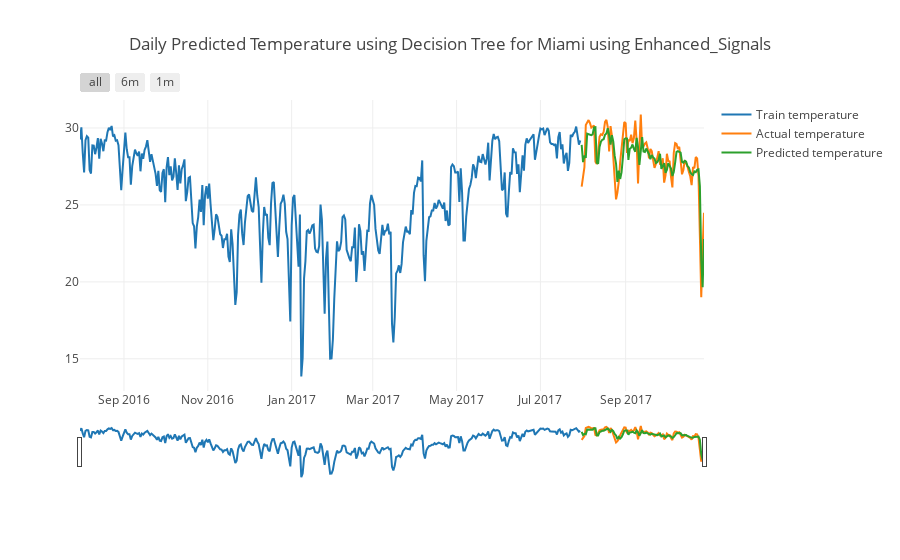

Source (notebook cell):
### Code cell
# Plotting the training data for past year, Actual/test data and predicted temperature - Decision Tree
fig = charter_helper_prediction(f"Daily Predicted Temperature using Decision Tree for {city} using {analysis_type}", 
                     X_train,Y_train,X_test,Y_test,future_forecast)

iplot(fig)

py.image.save_as(fig, f'{EXPERIMENT_DIR}/Daily_predict.png')
